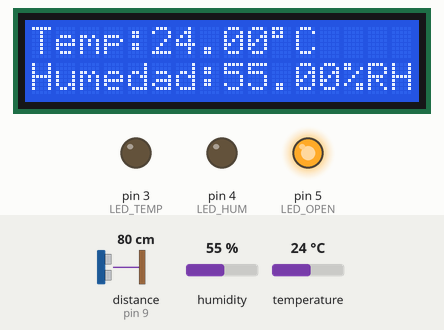
Recording of a sketch running on a simulated Arduino Uno, built with avr-gcc and run on an emulated ATmega328P. Parts: 16×2 character LCD, output pins drawn as LEDs (lit = HIGH). Wiring (inferred from the names in the program): ultrasonic range finder: trigger pin 10; echo pin 9. The inputs (shaded band) are chosen by the test bench; at power-on: temperature 24 °C, distance to the obstacle (sensor on pin 9) 80 cm, humidity 55 %. The echo pulse lasts 58.3 µs per cm; pins used as bus, display or sensor lines are not drawn; what the sketch prints to the serial monitor is not drawn.

Above: at 1.2 s.
1.3 s: temperature set to 19 °C
At 2.7 s:
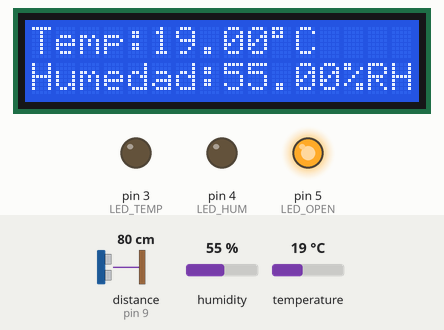
6.9 s: temperature set to 16 °C
At 10.6 s:
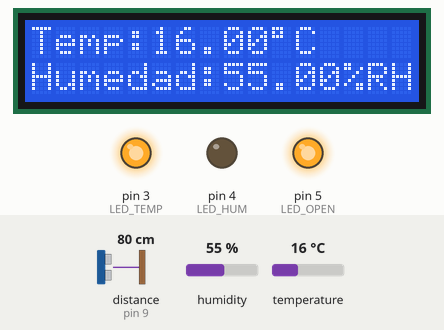
13.2 s: distance to the obstacle (sensor on pin 9) set to 35 cm
19.5 s: humidity set to 46 %
At 22.4 s:
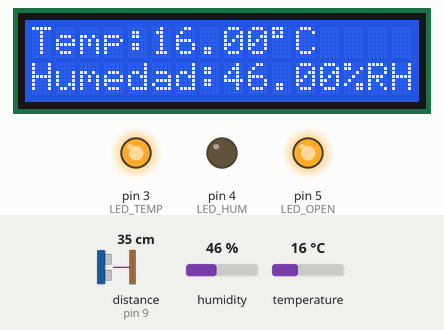
23.1 s: humidity set to 43 %
At 25.5 s:
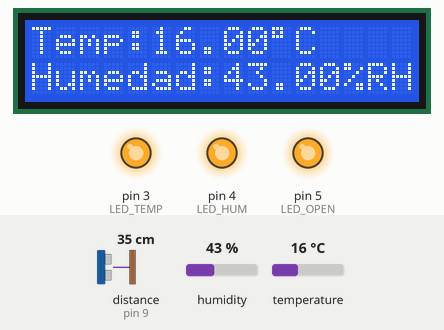
28.5 s: distance to the obstacle (sensor on pin 9) set to 2 cm
At 30.3 s:
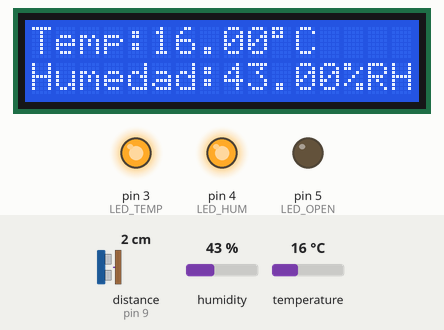
Timing chart, 0 to 31.6 s (numbered marks = the images above; inputs shaded):
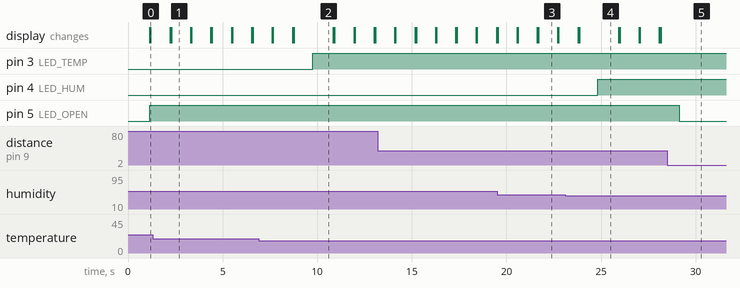

The sketch:

MIA_Final_v2.ino
```cpp
//----- MIA-202 Seccion A. Grupo 3.
//   Integrantes:
// - Yan Franco Calderón Félix
// - William Hanco
// - Omar Parihuana
// - Julio Talaverano
// - Hilber Alexander Cieza Delgado
//
// ---- Implementación de un agente basado en sistemas embebidos
// ---- para monitoreo de variables críticas en un gabinete de servidores
// ---- Diciembre 2024
//

// Inicializacion de librerias necesarias para el uso de los sensores DHT y Display LCD
// basado en I2C.

#include <Wire.h>
#include <LiquidCrystal_I2C.h>
#include <DHT.h>
#include <DHT_U.h>


int SENSOR_TEMP = 2;  // PIN para Sensor de Temperatura
int LED_TEMP = 3;     // PIN para LED que indica Temperatura fuera de rango.
int LED_HUM = 4;      // PIN para LED que indica Humedad fuera de rango.
int LED_OPEN = 5;     // PIN para LED que indica Puerta Abierta.

int TRIG = 10;       // PIN para Sensor ultrasonico (TRIGGER)
int ECO = 9;         // PIN para Sensor ultrasonico (ECHO)
int DURACION;        // Variable para medir duracion del retorno de la onda ultrasonica
int DISTANCIA;       // Variable para convertir la duracion a distancia.


float HUMEDAD = 0;     // Variable para almacenar el % de humedad relativa.
float TEMPERATURA = 0; // Variable para almacenar la temperatura del ambiente.

DHT dht(SENSOR_TEMP, DHT11);          //Inicializacion del Sensor DHT
LiquidCrystal_I2C lcd(0x27, 16, 2);   // Inicializacion del LCD_I2C


void setup() {
  // Establecer modo de operacion de los PIN
  pinMode(LED_TEMP, OUTPUT);
  pinMode(LED_HUM, OUTPUT);
  pinMode(LED_OPEN, OUTPUT);
  pinMode(TRIG, OUTPUT);
  pinMode(ECO, INPUT);
  // Inicio del Display
  lcd.init();
  lcd.backlight();
  // Inicio del sensor DHT11.
  dht.begin();
  Serial.begin(9600); //Inicio de puerto serial


}

void loop() {

  HUMEDAD = dht.readHumidity();            // Leer el valor de Humedad
  TEMPERATURA = dht.readTemperature();     // Leer el valor de Temperatura

  lcd.clear();                             // Borrar la pantalla del LCD.
  lcd.setCursor(0,0);                      // Colocar el cursor primera fila primera columna.
  lcd.print("Temp:");                      // Mostrar: Temp.
  lcd.print(TEMPERATURA);                  // Mostrar el valor de la temperatura leida.
  lcd.write(0XDF);                         // Caracter especial
  lcd.print("C");
  lcd.setCursor(0,1);                      // Colocar el cursor segunda fila primera columna.
  lcd.print("Humedad:");                   // Mostrar Humedad
  lcd.print(HUMEDAD);                      // Mostrar el valor de la humedad leida.
  lcd.print("%RH");
  Serial.print(TEMPERATURA);
  Serial.print(",");
  Serial.print(HUMEDAD);
  delay(1000);

  if (TEMPERATURA < 18 || TEMPERATURA > 27) {               // Si el valor de Temperatura NO esta entre 18 y 27 grados.
    digitalWrite(LED_TEMP, HIGH);                           // Encender el LED en el PIN 3 por 1 segundo.
  } else{                                                  // Si el valor de temperatura esta entre 18 y 27 grados apagar LED.
    digitalWrite(LED_TEMP, LOW);
  }

  if (HUMEDAD < 45 || HUMEDAD > 55){                      // Si humedad NO esta entre 45 y 55% de humedad relativa.
    digitalWrite(LED_HUM, HIGH);                          // Encender LED en el PIN 4 por 1 segundo.
  } else{
    digitalWrite(LED_HUM, LOW);                         // Si el valor de humedad esta entre 45 y 55% apagar LED.
  }


  digitalWrite(TRIG, HIGH);                              // Generar pulso ultrasonico.
  delay(1);
  digitalWrite(TRIG, LOW);
  DURACION = pulseIn(ECO, HIGH);                         // Calcular la duracion del pulso enviado.
  DISTANCIA = DURACION / 58.2;                           // Calcular la distancia en funcion de la duracion del pulso.

  if (DISTANCIA >= 10) {                                 // Si la distancia es mayor o igual a 10 cm.
    // Borrar la pantalla indicar que la puerta esta abierta en el LCD y prender el LED 5.
    lcd.clear();
    lcd.setCursor(0,0);
    lcd.print("Puerta Abierta:");
    lcd.setCursor(0,1);
    lcd.print("--CIERRELA--");
    digitalWrite(LED_OPEN, HIGH);
    Serial.println(",1");
  } else {
    digitalWrite(LED_OPEN, LOW);   //Apagar LED si la distancia es menor a 10cm.
    Serial.println(",0");
  }
}
```

Measured:
- the behaviour switches between 18 and 17 °C on temperature (found by bisection; images 1 and 2)
- the behaviour switches between 45 and 44 % on humidity (found by bisection; images 3 and 4)
- after the input at 1.3 s, the display: first differs from a run without the input after 0.98 s (image 1)
- after the input at 6.9 s, pin 3 (LED_TEMP): LOW → HIGH after 2.9 s; the display: first differs from a run without the input after 1.9 s (image 2)
- after the input at 19.5 s, the display: first differs from a run without the input after 2.2 s (image 3)
- after the input at 23.1 s, pin 4 (LED_HUM): LOW → HIGH after 1.7 s; the display: first differs from a run without the input after 0.73 s (image 4)
- after the input at 28.5 s, pin 5 (LED_OPEN): HIGH → LOW after 0.64 s
